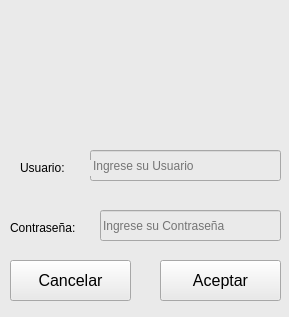
<?xml version="1.0" encoding="UTF-8"?>
<ui version="4.0">
 <class>Login</class>
 <widget class="QWidget" name="Login">
  <property name="geometry">
   <rect>
    <x>0</x>
    <y>0</y>
    <width>289</width>
    <height>317</height>
   </rect>
  </property>
  <property name="windowTitle">
   <string>Login</string>
  </property>
  <property name="styleSheet">
   <string notr="true">
background-color: rgb(234, 234, 234);</string>
  </property>
  <widget class="QLabel" name="label_2">
   <property name="geometry">
    <rect>
     <x>10</x>
     <y>220</y>
     <width>91</width>
     <height>16</height>
    </rect>
   </property>
   <property name="styleSheet">
    <string notr="true">font: 12pt &quot;MS Shell Dlg 2&quot;;</string>
   </property>
   <property name="text">
    <string>Contraseña:</string>
   </property>
  </widget>
  <widget class="QLineEdit" name="lineEdit_Usuario">
   <property name="geometry">
    <rect>
     <x>90</x>
     <y>150</y>
     <width>191</width>
     <height>31</height>
    </rect>
   </property>
   <property name="placeholderText">
    <string>Ingrese su Usuario</string>
   </property>
  </widget>
  <widget class="QLabel" name="label">
   <property name="geometry">
    <rect>
     <x>20</x>
     <y>160</y>
     <width>71</width>
     <height>16</height>
    </rect>
   </property>
   <property name="styleSheet">
    <string notr="true">font: 12pt &quot;MS Shell Dlg 2&quot;;</string>
   </property>
   <property name="text">
    <string>Usuario:</string>
   </property>
  </widget>
  <widget class="QPushButton" name="btn_aceptar">
   <property name="geometry">
    <rect>
     <x>160</x>
     <y>260</y>
     <width>121</width>
     <height>41</height>
    </rect>
   </property>
   <property name="font">
    <font>
     <pointsize>12</pointsize>
    </font>
   </property>
   <property name="text">
    <string>Aceptar</string>
   </property>
  </widget>
  <widget class="QPushButton" name="btn_cancelar">
   <property name="geometry">
    <rect>
     <x>10</x>
     <y>260</y>
     <width>121</width>
     <height>41</height>
    </rect>
   </property>
   <property name="font">
    <font>
     <pointsize>12</pointsize>
    </font>
   </property>
   <property name="text">
    <string>Cancelar</string>
   </property>
  </widget>
  <widget class="QLineEdit" name="lineEdit_Contrasenia">
   <property name="geometry">
    <rect>
     <x>100</x>
     <y>210</y>
     <width>181</width>
     <height>31</height>
    </rect>
   </property>
   <property name="echoMode">
    <enum>QLineEdit::Password</enum>
   </property>
   <property name="placeholderText">
    <string>Ingrese su Contraseña</string>
   </property>
  </widget>
  <widget class="QLabel" name="label_3">
   <property name="geometry">
    <rect>
     <x>40</x>
     <y>10</y>
     <width>211</width>
     <height>131</height>
    </rect>
   </property>
   <property name="text">
    <string/>
   </property>
   <property name="pixmap">
    <pixmap>../icons/Logo.png</pixmap>
   </property>
   <property name="scaledContents">
    <bool>true</bool>
   </property>
  </widget>
 </widget>
 <resources>
  <include location="../../../../../Compu Anterior/Escritorio/Herramientas Portafolio/Iconos/archivo.qrc"/>
 </resources>
 <connections/>
</ui>
